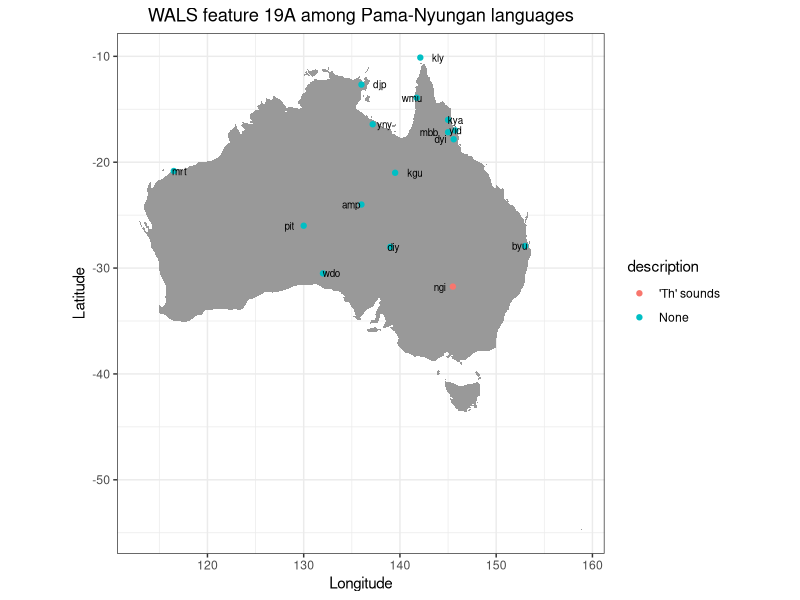

The R script that drew this image:
#Load libraries
library(ggplot2)
library(tidyr)
library(tidyverse)
library(dplyr)

#Read info for feature 19A

data = read_tsv("19A.txt", skip=5)

# Include only Pama-Nyungan data

datapm = data[data$family=="Pama-Nyungan",]

# Australia map information

australia = map_data("world")[map_data("world")$region=="Australia",]

# Final map with Pama-Nyungan data on Australia

ggplot()+
  geom_polygon(data=australia, aes(x=long,y=lat,group=group),fill="grey60")+
  coord_fixed(1.1)+
  geom_point(data=datapm,aes(x=longitude,y=latitude,color=description))+
  geom_text(data=datapm,aes(x=longitude,y=latitude,label=`wals code`),size=2.5,
            position=position_jitter(2.3, seed=1))+
  theme_bw()+
  labs(x="Longitude",y="Latitude",title="WALS feature 19A among Pama-Nyungan languages")+
  theme(plot.title = element_text(hjust = 0.5))